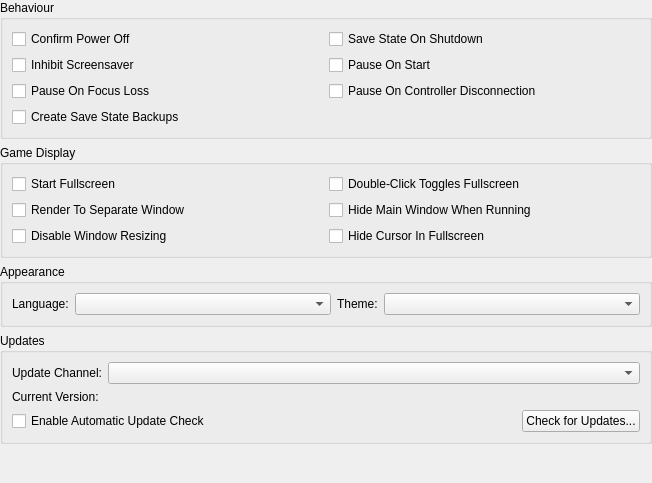
<?xml version="1.0" encoding="UTF-8"?>
<ui version="4.0">
 <class>InterfaceSettingsWidget</class>
 <widget class="QWidget" name="InterfaceSettingsWidget">
  <property name="geometry">
   <rect>
    <x>0</x>
    <y>0</y>
    <width>652</width>
    <height>483</height>
   </rect>
  </property>
  <layout class="QVBoxLayout" name="verticalLayout">
   <property name="leftMargin">
    <number>0</number>
   </property>
   <property name="topMargin">
    <number>0</number>
   </property>
   <property name="rightMargin">
    <number>0</number>
   </property>
   <property name="bottomMargin">
    <number>0</number>
   </property>
   <item>
    <widget class="QGroupBox" name="groupBox_4">
     <property name="title">
      <string>Behaviour</string>
     </property>
     <layout class="QGridLayout" name="formLayout_4">
      <item row="3" column="0">
       <widget class="QCheckBox" name="createSaveStateBackups">
        <property name="text">
         <string>Create Save State Backups</string>
        </property>
       </widget>
      </item>
      <item row="2" column="1">
       <widget class="QCheckBox" name="pauseOnControllerDisconnection">
        <property name="text">
         <string>Pause On Controller Disconnection</string>
        </property>
       </widget>
      </item>
      <item row="0" column="0">
       <widget class="QCheckBox" name="confirmPowerOff">
        <property name="text">
         <string>Confirm Power Off</string>
        </property>
       </widget>
      </item>
      <item row="1" column="0">
       <widget class="QCheckBox" name="inhibitScreensaver">
        <property name="text">
         <string>Inhibit Screensaver</string>
        </property>
       </widget>
      </item>
      <item row="0" column="1">
       <widget class="QCheckBox" name="saveStateOnExit">
        <property name="text">
         <string>Save State On Shutdown</string>
        </property>
       </widget>
      </item>
      <item row="1" column="1">
       <widget class="QCheckBox" name="pauseOnStart">
        <property name="text">
         <string>Pause On Start</string>
        </property>
       </widget>
      </item>
      <item row="2" column="0">
       <widget class="QCheckBox" name="pauseOnFocusLoss">
        <property name="text">
         <string>Pause On Focus Loss</string>
        </property>
       </widget>
      </item>
     </layout>
    </widget>
   </item>
   <item>
    <widget class="QGroupBox" name="groupBox_2">
     <property name="title">
      <string>Game Display</string>
     </property>
     <layout class="QGridLayout" name="gridLayout">
      <item row="0" column="0">
       <widget class="QCheckBox" name="startFullscreen">
        <property name="text">
         <string>Start Fullscreen</string>
        </property>
       </widget>
      </item>
      <item row="0" column="1">
       <widget class="QCheckBox" name="doubleClickTogglesFullscreen">
        <property name="text">
         <string>Double-Click Toggles Fullscreen</string>
        </property>
       </widget>
      </item>
      <item row="1" column="0">
       <widget class="QCheckBox" name="renderToSeparateWindow">
        <property name="text">
         <string>Render To Separate Window</string>
        </property>
       </widget>
      </item>
      <item row="1" column="1">
       <widget class="QCheckBox" name="hideMainWindow">
        <property name="text">
         <string>Hide Main Window When Running</string>
        </property>
       </widget>
      </item>
      <item row="2" column="0">
       <widget class="QCheckBox" name="disableWindowResizing">
        <property name="text">
         <string>Disable Window Resizing</string>
        </property>
       </widget>
      </item>
      <item row="2" column="1">
       <widget class="QCheckBox" name="hideMouseCursor">
        <property name="text">
         <string>Hide Cursor In Fullscreen</string>
        </property>
       </widget>
      </item>
     </layout>
    </widget>
   </item>
   <item>
    <widget class="QGroupBox" name="appearanceGroup">
     <property name="title">
      <string>Appearance</string>
     </property>
     <layout class="QGridLayout" name="gridLayout_3" columnstretch="0,1,0,1">
      <item row="0" column="3">
       <widget class="QComboBox" name="theme"/>
      </item>
      <item row="0" column="0">
       <widget class="QLabel" name="label">
        <property name="text">
         <string>Language:</string>
        </property>
       </widget>
      </item>
      <item row="0" column="2">
       <widget class="QLabel" name="label_2">
        <property name="text">
         <string>Theme:</string>
        </property>
       </widget>
      </item>
      <item row="0" column="1">
       <widget class="QComboBox" name="language"/>
      </item>
     </layout>
    </widget>
   </item>
   <item>
    <widget class="QGroupBox" name="updatesGroup">
     <property name="title">
      <string>Updates</string>
     </property>
     <layout class="QFormLayout" name="formLayout_2">
      <item row="0" column="0">
       <widget class="QLabel" name="label_4">
        <property name="text">
         <string>Update Channel:</string>
        </property>
       </widget>
      </item>
      <item row="0" column="1">
       <widget class="QComboBox" name="autoUpdateTag"/>
      </item>
      <item row="1" column="0">
       <widget class="QLabel" name="label_5">
        <property name="text">
         <string>Current Version:</string>
        </property>
       </widget>
      </item>
      <item row="1" column="1">
       <widget class="QLabel" name="autoUpdateCurrentVersion">
        <property name="text">
         <string/>
        </property>
       </widget>
      </item>
      <item row="2" column="0" colspan="2">
       <layout class="QHBoxLayout" name="horizontalLayout_2">
        <item>
         <widget class="QCheckBox" name="autoUpdateEnabled">
          <property name="text">
           <string>Enable Automatic Update Check</string>
          </property>
         </widget>
        </item>
        <item>
         <spacer name="horizontalSpacer">
          <property name="orientation">
           <enum>Qt::Orientation::Horizontal</enum>
          </property>
          <property name="sizeHint" stdset="0">
           <size>
            <width>40</width>
            <height>20</height>
           </size>
          </property>
         </spacer>
        </item>
        <item>
         <widget class="QPushButton" name="checkForUpdates">
          <property name="text">
           <string>Check for Updates...</string>
          </property>
         </widget>
        </item>
       </layout>
      </item>
     </layout>
    </widget>
   </item>
   <item>
    <spacer name="verticalSpacer">
     <property name="orientation">
      <enum>Qt::Orientation::Vertical</enum>
     </property>
     <property name="sizeHint" stdset="0">
      <size>
       <width>20</width>
       <height>40</height>
      </size>
     </property>
    </spacer>
   </item>
  </layout>
 </widget>
 <resources>
  <include location="resources/pokketsx-qt.qrc"/>
 </resources>
 <connections/>
</ui>
